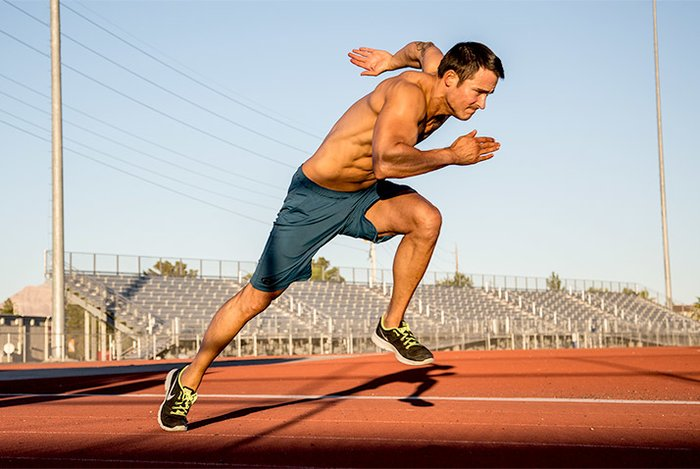
#> input picture runner.jpg, 700 x 469 px, found by its file name
$ python python_tutorial.py
#> lines starting #> are read from the running program, lines starting #| are printed output that depends on the picture
# -*- coding: utf-8 -*-
"""
Created on Fri Apr 24 19:28:51 2020

@author: Clinton
"""


import cv2
import numpy as np

width , height = 1000, 1000

img_path = "F:/opencv_learning/image_file/runner.jpg"
img = cv2.imread(img_path) #Reading image
#> img is the input picture: shape (469, 700, 3); mean B, G, R 153, 161.9, 181.2
print(img.shape)
#| (469, 700, 3)
img_gray = cv2.cvtColor(img, cv2.COLOR_BGR2GRAY) #Converting image from color to gray scale
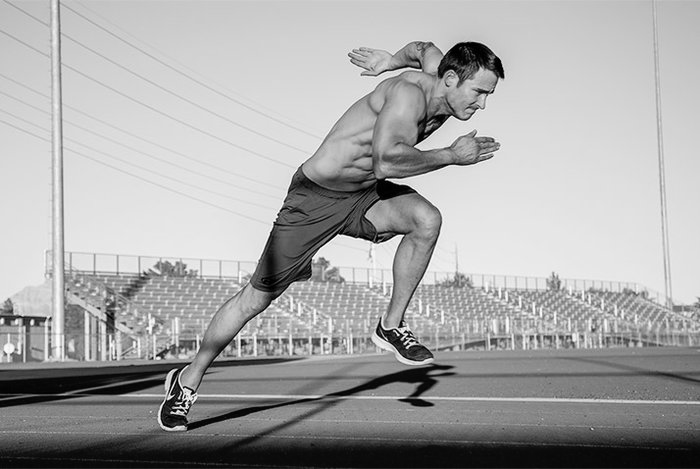
#> img_gray: shape (469, 700); min 0, max 254, mean 166.6
img_resized = cv2.resize(img, (width, height)) #Resizing image
img_cropped = img[0:469, 160:510] #Cropping Image
imgCroppedResized = cv2.resize(img_cropped, (img.shape[1], img.shape[0])) #Resizing cropped image back to the original size
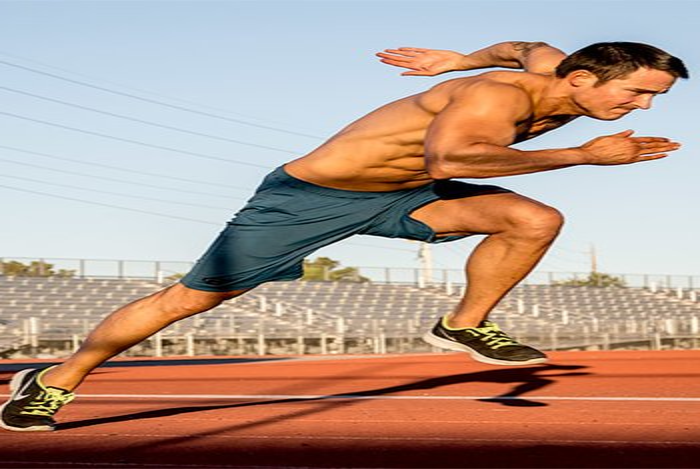
#> imgCroppedResized: shape (469, 700, 3); mean B, G, R 139, 152.4, 178.5


scale = 0.8
img = cv2.resize(img, (400, 400), None, scale, scale)
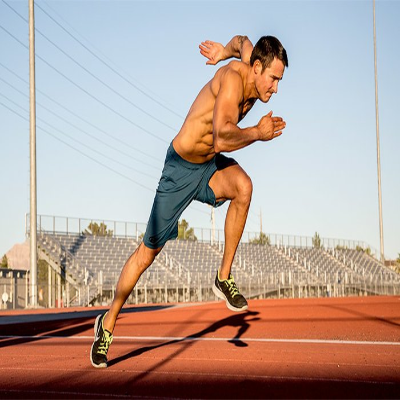
#> img: shape (400, 400, 3); mean B, G, R 153, 161.8, 181.1
img_resized = cv2.resize(img_resized, (400, 400), None, scale, scale)
#> img_resized: shape (400, 400, 3)
img_cropped = cv2.resize(img_cropped, (400, 400), None, scale, scale)
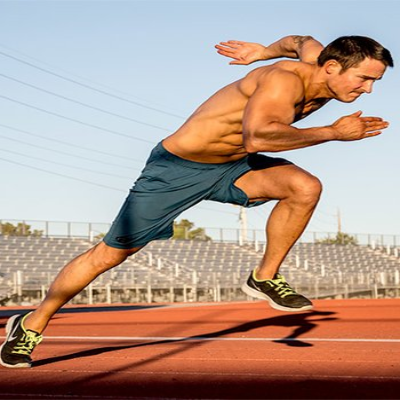
#> img_cropped: shape (400, 400, 3); mean B, G, R 138.8, 152.2, 178.3
imgCroppedResized = cv2.resize(imgCroppedResized, (400, 400), None, scale, scale)
#> imgCroppedResized: shape (400, 400, 3)

#Blank Image
imgBlank = np.zeros((400,400), np.uint8)
imgBlank = cv2.cvtColor(imgBlank, cv2.COLOR_GRAY2BGR)
#> imgBlank: shape (400, 400, 3); every value is 0


hori_image1 = np.hstack((img, img_resized, imgBlank))
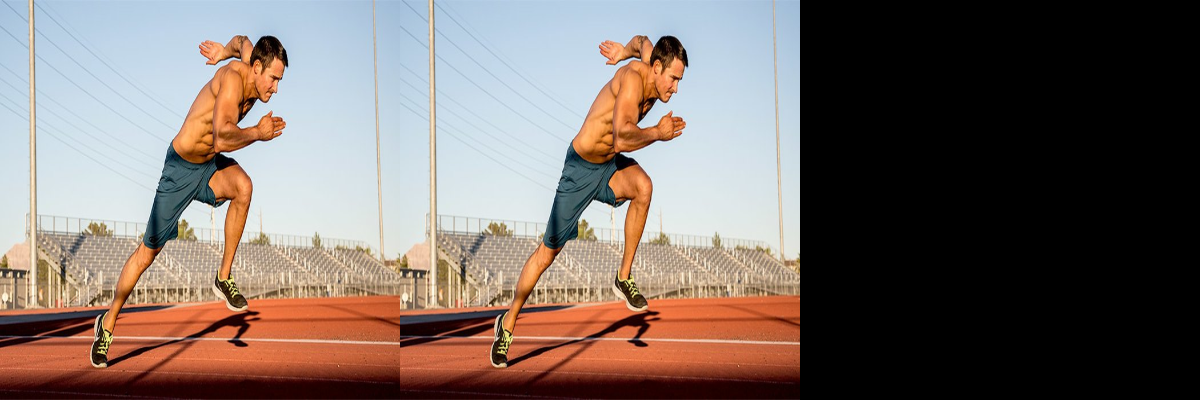
#> hori_image1: shape (400, 1200, 3); mean B, G, R 102, 107.8, 120.7
hori_image2 = np.hstack((imgBlank, img_cropped, imgCroppedResized))
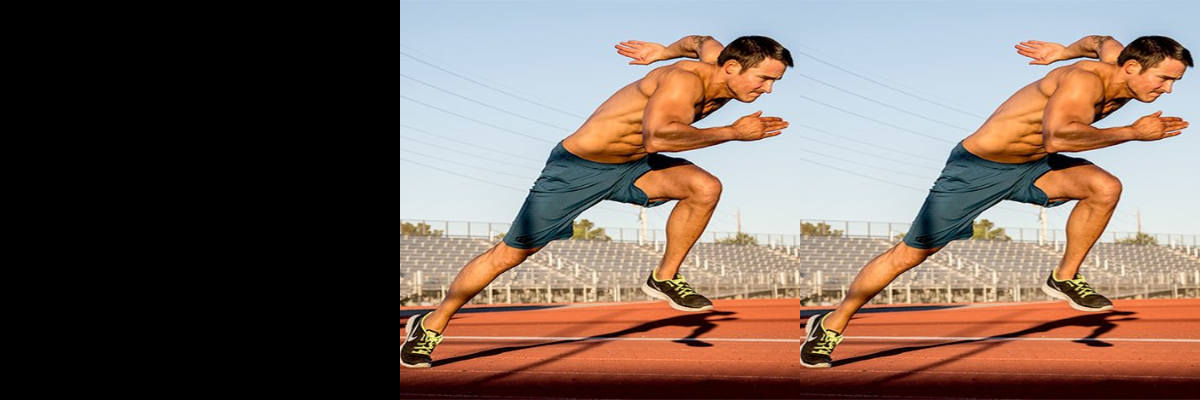
#> hori_image2: shape (400, 1200, 3); mean B, G, R 92.6, 101.5, 118.9
vertical_image = np.vstack((hori_image1, hori_image2))
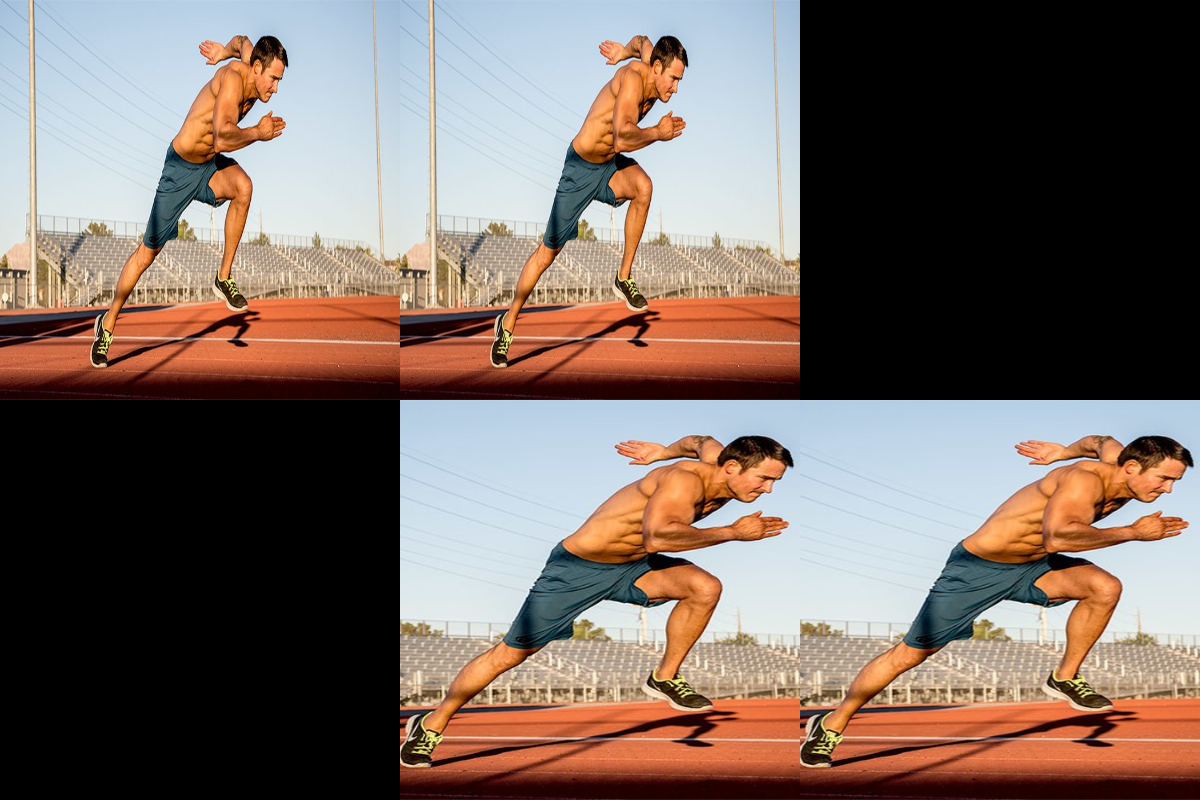
#> vertical_image: shape (800, 1200, 3); mean B, G, R 97.3, 104.7, 119.8


cv2.imshow('Runner Image', vertical_image)


# [5 lines of commented-out code are left out]

cv2.waitKey(0)
cv2.destroyAllWindows()
